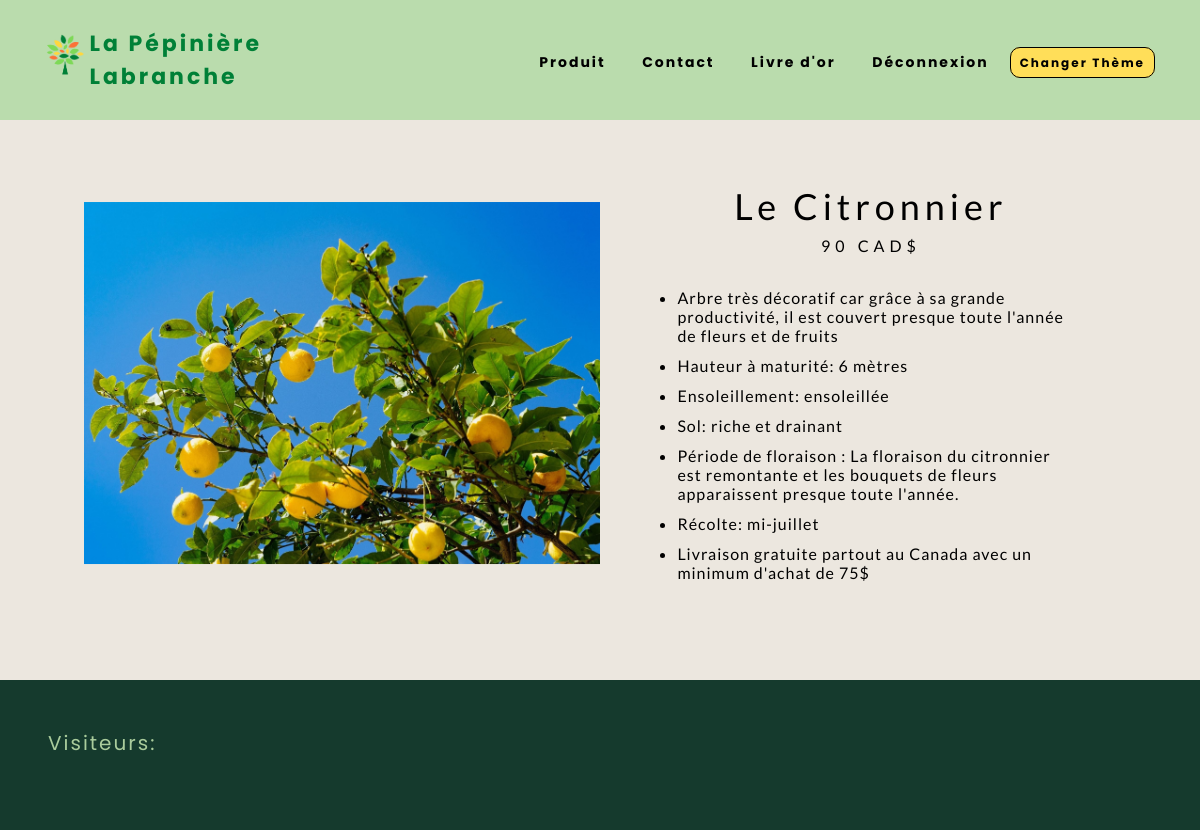
/index.php?action=descproduit&id=3 (signed in), run on the app's committed database.
### tables this page shows
CREATE TABLE IF NOT EXISTS `produits` (
  `idProduits` int(11) NOT NULL AUTO_INCREMENT,
  `categorie` varchar(255) NOT NULL,
  `image` varchar(255) NOT NULL,
  `description` text NOT NULL,
  `prix` int(11) NOT NULL,
  `quantite` int(11) NOT NULL,
  `nomProduits` varchar(255) NOT NULL,
  PRIMARY KEY (`idProduits`)
);

### controller/controller.php (called while the page is built, shortened)
<?php
require_once("model/model.php");
function showProduit(){
	$produit = new Produit();
	$result = $produit->getProduit($_GET['id']);
	require "view/descriptionview.php";
}
?>

### model/model.php (called while the page is built, shortened)
<?php
class Produit{
    public function getProduit($prodId)
    {
		$query ='SELECT * FROM produits WHERE idProduits = ?';
		$conn = mysqli_connect("localhost","root","","labranche","3308");
        $stmt = $conn->prepare($query);
		$stmt->bind_param("i", $prodId);
		$stmt->execute();
		$result = $stmt->get_result();
        return $result;
    }
}
?>

### view/descriptionview.php (the view, shortened to what this page needs)
<div id="con">
	<div class="cont" >
	<?php
	while( $row = $result->fetch_array() )
	{
	?>
		<div class="imageDescriptionBox">
			<img class="photoDescription" src="public\images\<?= htmlspecialchars($row ['image']) ;?>">
		</div>
		<div class="description">
			<p class="title"><?php  echo $row ['nomProduits']; ?></p>
			<p class="title prix"><?php  echo $row ['prix']; ?> CAD$</p>
			<?php  echo $row ['description']; ?>
		</div>
	<?php
	}
	?>
	</div>
</div>
<?php require('template.php'); ?>

### public/css/productStyle.css (style rules this page uses)
* { padding:0; margin:0; box-sizing: border-box; }
#con { background-color:#ECE7DF; min-height: 70%; }
.title { padding:1%; text-align: center; letter-spacing: 5px; font-size:36px; }
.cont { padding:5%; padding-left:7%; padding-right:7%; display: grid; grid-template-columns: 50% 50%; letter-spacing: 1px; font-family: 'Lato', sans-serif; }
.description { padding-left:15%; padding-right:10%; }
.description li { padding-bottom: 5px; padding-top: 6px; }
.prix { font-size: 16px; padding-bottom: 27px; }
.imageDescriptionBox { text-align: center; }
.photoDescription { width:100%; position: relative; top: 50%; transform: translateY(-50%); }

### public/css/commentStyle.css (style rules this page uses)
body { background-color: #ddd; }

### public/css/loginStyle.css (style rules this page uses)
html, body { background-color: #ECE7DF; background-size: cover; background-repeat: no-repeat; height: 100%; font-family: 'Poppins', sans-serif; }

### data on the page
produits: image (picture), nomProduits "Le Citronnier", prix "90", description "Arbre très décoratif car grâce à sa grande productivité, il est couvert presque toute l'année de fleurs et de fruits Hauteur à maturité: 6 mètres Ensoleillement: ensoleillée Sol: riche et drainant Période de floraison : La floraison du citronnier est remontante et les bouquets de fleurs apparaissent presque toute l'année. Récolte: mi-juillet Livraison gratuite partout au Canada avec un minimum d'achat de 75$"
